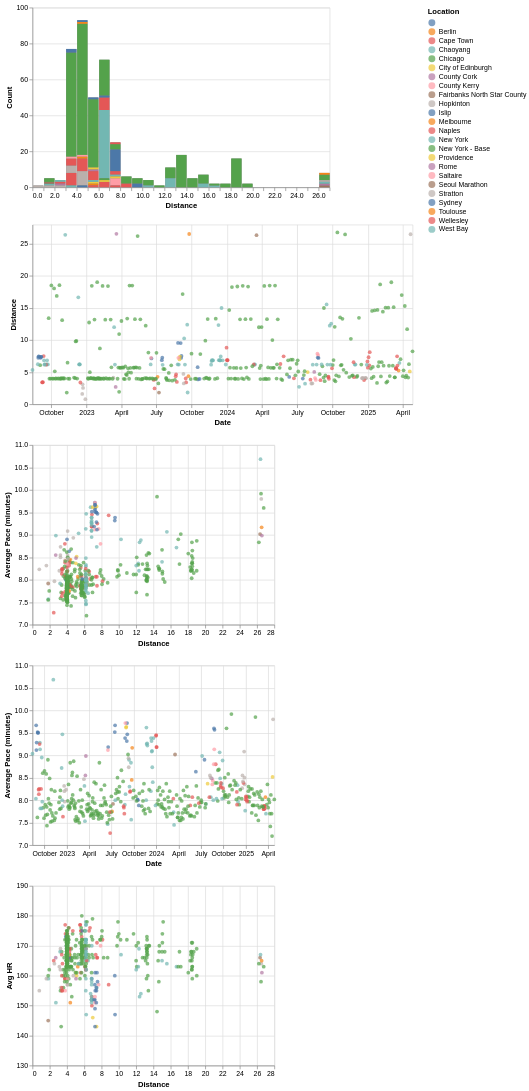

Here is the notebook cell this chart was saved with:
### Code cell
import pandas as pd
import altair as alt

df = all

def time_to_minutes(pace):
    """Convert Avg Pace (in M:SS) to a numeric value (total minutes)"""
    parts = pace.split(':')
    if len(parts) == 2:
        minutes = float(parts[0])
        seconds = float(parts[1])
        return minutes + seconds/60
    return None

def time_to_hours(pace):
    """Convert Avg Pace (in HH:MM:SS) to a numeric value (total hours)"""
    parts = pace.split(':')
    if len(parts) == 3:
        hours = float(parts[0])
        minutes = float(parts[1])
        seconds = float(parts[2])
        return hours + minutes/60 + seconds/3600
    return None

df['avg_pace_minutes'] = df['Avg Pace'].apply(time_to_minutes)
df['time_hours'] = df['Time'].apply(time_to_hours)

df['Calories'] = pd.to_numeric(df['Calories'], errors='coerce')

df['cal/hr'] = df['Calories'] / df['time_hours']


brush = alt.selection_interval(
    encodings=['x','y'],
    resolve='intersect')

col = alt.condition(brush, alt.Color('Location:N'), alt.ColorValue('rgba(200, 200, 200, 0.4)'))

# Base histogram: shows all data in gray
p11_base = alt.Chart(df).mark_bar(color='gray').encode(
    x=alt.X('Distance:Q', bin=alt.Bin(maxbins=28), title='Distance'),
    y=alt.Y('count()', title='Count')
)

# Overlay: shows only the selected data, colored by location
p11_selected = alt.Chart(df).mark_bar().encode(
    x=alt.X('Distance:Q', bin=alt.Bin(maxbins=28)),
    y='count()',
    color=alt.Color('Location:N')
).transform_filter(brush)

# Combine the layers
p11 = (p11_base + p11_selected).add_params(brush).properties(width=430, height=260)

p21 = alt.Chart(df).mark_circle().encode(
    x=alt.X('Date:T', title='Date'),
    y=alt.Y('Distance:Q', title='Distance '),
    color=col
).add_params(brush).properties(width=550, height=260)

p31 = alt.Chart(df).mark_circle().encode(
    x='Distance:Q',
    y=alt.Y('avg_pace_minutes:Q', title='Average Pace (minutes)', scale=alt.Scale(domain=[7,11])),
    color=col
).add_params(brush).properties(width=350, height=260)

p41 = alt.Chart(df).mark_circle().encode(
    x='Date:T',
    y=alt.Y('avg_pace_minutes:Q', title='Average Pace (minutes)', scale=alt.Scale(domain=[7,11])),
    color=col
).add_params(brush).properties(width=350, height=260)

p51 = alt.Chart(df).mark_circle().encode(
    x='Distance:Q',
    y=alt.Y('Avg HR:Q',scale=alt.Scale(domain=[130,190]))
    ,color=col
).add_params(brush).properties(width=350, height=260)

fig = alt.vconcat(p11, p21, p31, p41, p51)

fig

### Figure 1 — Vega-Lite specification as saved in the notebook (floating-point values rounded to 4 significant figures; data arrays with more than 128 entries replaced by an {"elided": "..."} marker saying what was removed)
{"config": {"view": {"continuousWidth": 300, "continuousHeight": 300}}, "vconcat": [{"layer": [{"mark": {"type": "bar", "color": "gray"}, "encoding": {"x": {"bin": {"maxbins": 28}, "field": "Distance", "title": "Distance", "type": "quantitative"}, "y": {"aggregate": "count", "title": "Count", "type": "quantitative"}}, "name": "view_1"}, {"mark": {"type": "bar"}, "encoding": {"color": {"field": "Location", "type": "nominal"}, "x": {"bin": {"maxbins": 28}, "field": "Distance", "type": "quantitative"}, "y": {"aggregate": "count", "type": "quantitative"}}, "transform": [{"filter": {"param": "param_1"}}]}], "height": 260, "width": 430}, {"mark": {"type": "circle"}, "encoding": {"color": {"condition": {"param": "param_1", "field": "Location", "type": "nominal"}, "value": "rgba(200, 200, 200, 0.4)"}, "x": {"field": "Date", "title": "Date", "type": "temporal"}, "y": {"field": "Distance", "title": "Distance ", "type": "quantitative"}}, "height": 260, "name": "view_2", "width": 550}, {"mark": {"type": "circle"}, "encoding": {"color": {"condition": {"param": "param_1", "field": "Location", "type": "nominal"}, "value": "rgba(200, 200, 200, 0.4)"}, "x": {"field": "Distance", "type": "quantitative"}, "y": {"field": "avg_pace_minutes", "scale": {"domain": [7, 11]}, "title": "Average Pace (minutes)", "type": "quantitative"}}, "height": 260, "name": "view_3", "width": 350}, {"mark": {"type": "circle"}, "encoding": {"color": {"condition": {"param": "param_1", "field": "Location", "type": "nominal"}, "value": "rgba(200, 200, 200, 0.4)"}, "x": {"field": "Date", "type": "temporal"}, "y": {"field": "avg_pace_minutes", "scale": {"domain": [7, 11]}, "title": "Average Pace (minutes)", "type": "quantitative"}}, "height": 260, "name": "view_4", "width": 350}, {"mark": {"type": "circle"}, "encoding": {"color": {"condition": {"param": "param_1", "field": "Location", "type": "nominal"}, "value": "rgba(200, 200, 200, 0.4)"}, "x": {"field": "Distance", "type": "quantitative"}, "y": {"field": "Avg HR", "scale": {"domain": [130, 190]}, "type": "quantitative"}}, "height": 260, "name": "view_5", "width": 350}], "data": {"name": "data-c6f941d699fea120fbb90e88a1d64c65"}, "params": [{"name": "param_1", "select": {"type": "interval", "encodings": ["x", "y"], "resolve": "intersect"}, "views": ["view_1", "view_2", "view_3", "view_4", "view_5"]}], "$schema": "https://vega.github.io/schema/vega-lite/v5.20.1.json", "datasets": {"data-c6f941d699fea120fbb90e88a1d64c65": {"elided": "413 records"}}}
